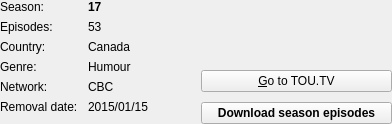
<?xml version="1.0" encoding="UTF-8"?>
<ui version="4.0">
 <class>infos_emission_widget</class>
 <widget class="QWidget" name="infos_emission_widget">
  <property name="geometry">
   <rect>
    <x>0</x>
    <y>0</y>
    <width>392</width>
    <height>124</height>
   </rect>
  </property>
  <layout class="QHBoxLayout" name="horizontalLayout" stretch="0,0">
   <property name="spacing">
    <number>10</number>
   </property>
   <property name="margin">
    <number>0</number>
   </property>
   <item>
    <layout class="QVBoxLayout" name="verticalLayout">
     <item>
      <layout class="QFormLayout" name="main_form_layout">
       <property name="fieldGrowthPolicy">
        <enum>QFormLayout::AllNonFixedFieldsGrow</enum>
       </property>
       <property name="horizontalSpacing">
        <number>10</number>
       </property>
       <property name="verticalSpacing">
        <number>6</number>
       </property>
       <item row="0" column="0">
        <widget class="QLabel" name="season_number_label">
         <property name="text">
          <string>Season:</string>
         </property>
        </widget>
       </item>
       <item row="0" column="1">
        <widget class="QLabel" name="season_number_value_label">
         <property name="font">
          <font>
           <weight>75</weight>
           <bold>true</bold>
          </font>
         </property>
         <property name="text">
          <string>17</string>
         </property>
        </widget>
       </item>
       <item row="2" column="0">
        <widget class="QLabel" name="country_label">
         <property name="text">
          <string>Country:</string>
         </property>
        </widget>
       </item>
       <item row="2" column="1">
        <widget class="QLabel" name="country_value_label">
         <property name="text">
          <string>Canada</string>
         </property>
        </widget>
       </item>
       <item row="3" column="0">
        <widget class="QLabel" name="genre_label">
         <property name="text">
          <string>Genre:</string>
         </property>
        </widget>
       </item>
       <item row="3" column="1">
        <widget class="QLabel" name="genre_value_label">
         <property name="text">
          <string>Humour</string>
         </property>
        </widget>
       </item>
       <item row="5" column="0">
        <widget class="QLabel" name="removal_date_label">
         <property name="text">
          <string>Removal date:</string>
         </property>
        </widget>
       </item>
       <item row="5" column="1">
        <widget class="QLabel" name="removal_date_value_label">
         <property name="text">
          <string>2015/01/15</string>
         </property>
        </widget>
       </item>
       <item row="1" column="0">
        <widget class="QLabel" name="number_episodes_label">
         <property name="text">
          <string>Episodes:</string>
         </property>
        </widget>
       </item>
       <item row="1" column="1">
        <widget class="QLabel" name="number_episodes_value_label">
         <property name="text">
          <string>53</string>
         </property>
        </widget>
       </item>
       <item row="4" column="0">
        <widget class="QLabel" name="network_label">
         <property name="text">
          <string>Network:</string>
         </property>
        </widget>
       </item>
       <item row="4" column="1">
        <widget class="QLabel" name="network_value_label">
         <property name="text">
          <string>CBC</string>
         </property>
        </widget>
       </item>
      </layout>
     </item>
    </layout>
   </item>
   <item>
    <layout class="QVBoxLayout" name="verticalLayout_2">
     <item>
      <spacer name="verticalSpacer">
       <property name="orientation">
        <enum>Qt::Vertical</enum>
       </property>
       <property name="sizeHint" stdset="0">
        <size>
         <width>20</width>
         <height>0</height>
        </size>
       </property>
      </spacer>
     </item>
     <item>
      <widget class="QPushButton" name="goto_toutv_btn">
       <property name="maximumSize">
        <size>
         <width>200</width>
         <height>16777215</height>
        </size>
       </property>
       <property name="text">
        <string>&amp;Go to TOU.TV</string>
       </property>
      </widget>
     </item>
     <item>
      <widget class="QPushButton" name="dl_btn">
       <property name="sizePolicy">
        <sizepolicy hsizetype="Preferred" vsizetype="Fixed">
         <horstretch>0</horstretch>
         <verstretch>0</verstretch>
        </sizepolicy>
       </property>
       <property name="maximumSize">
        <size>
         <width>200</width>
         <height>16777215</height>
        </size>
       </property>
       <property name="font">
        <font>
         <weight>75</weight>
         <bold>true</bold>
        </font>
       </property>
       <property name="text">
        <string>Download season episodes</string>
       </property>
      </widget>
     </item>
    </layout>
   </item>
  </layout>
 </widget>
 <resources/>
 <connections/>
</ui>
